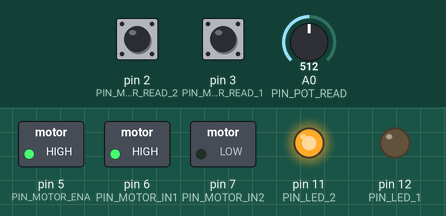
Recording of a sketch running on a simulated Arduino Uno, built with avr-gcc and run on an emulated ATmega328P. On the bench: switched loads named in the sketch (green lamp = pin HIGH), output pins drawn as LEDs (lit = HIGH). Inputs (shaded band) come from the test bench; at power-on: A0 (PIN_POT_READ) = 512, pin 2 (PIN_MOTOR_READ_2) HIGH, pin 3 (PIN_MOTOR_READ_1) HIGH.

Above: at 1.2 s.
1.3 s: A0 (PIN_POT_READ) set to 499
At 2.8 s:
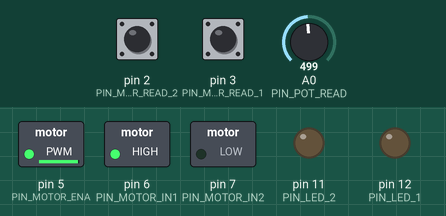
4.3 s: A0 (PIN_POT_READ) set to 306
At 5.5 s:
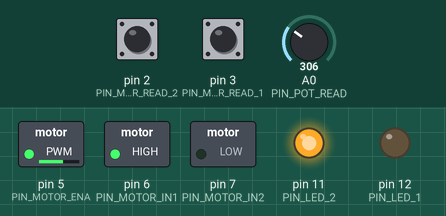
7.3 s: A0 (PIN_POT_READ) set to 0
At 8.8 s:
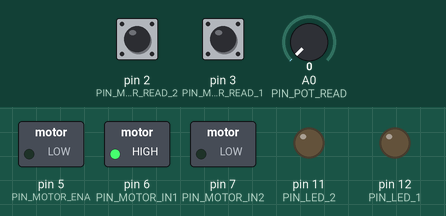
Timing chart, 0 to 34.5 s (numbered marks = the images above; inputs shaded):
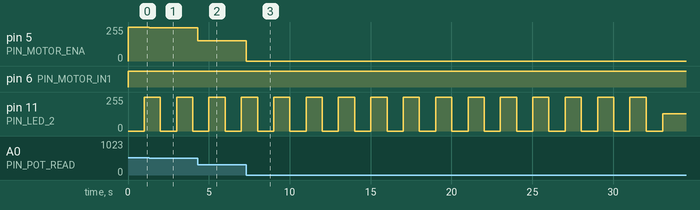

Measured:
- the behaviour switches between 512 and 511 on A0 (PIN_POT_READ) (found by bisection; images 0 and 1)
- after the input at 1.3 s, pin 5 (PIN_MOTOR_ENA): 255/255 → 248/255 at once
- after the input at 4.3 s, pin 5 (PIN_MOTOR_ENA): 248/255 → 152/255 at once
- after the input at 7.3 s, pin 5 (PIN_MOTOR_ENA): 152/255 → 0/255 at once
- by itself, pin 11 (PIN_LED_2): repeats every 2.0 s: 255/255 1.0 s, 0/255 1.0 s

The sketch:

PID-Regulated-Motor.ino
```cpp
// =================[ CONFIG ]=================
int PIN_LED_1 = 12;
int PIN_LED_2 = 11;

int PIN_MOTOR_ENA = 5;
int PIN_MOTOR_IN1 = 6;
int PIN_MOTOR_IN2 = 7;

int PIN_BUTTON_1 = 4;

int PIN_MOTOR_READ_1 = 3;
int PIN_MOTOR_READ_2 = 2;

int PIN_POT_READ = A0;

// =================[ VARIABLES ]=================
int led_interval = 1000;
int led_time = 0;
int led_time_left = 0;

int max_pot_value = 0;

int pid_gearing_ratio = 15;
int pid_rotation_count = 0;
int pid_rotation_step = 0;
int last_pid_rotation_step = 0;
int full_pid_rotations = 0;

int gearing_ratio = 29;
int full_rotations = 0;


// =================[ SETUP ]=================
void setup() {
  Serial.begin(115200);
  pinMode(PIN_LED_1, OUTPUT);
  pinMode(PIN_LED_2, OUTPUT);
  pinMode(PIN_MOTOR_ENA, OUTPUT);
  pinMode(PIN_MOTOR_IN1, OUTPUT);
  pinMode(PIN_MOTOR_IN2, OUTPUT);
  pinMode(PIN_BUTTON_1, INPUT);
  pinMode(PIN_MOTOR_READ_1, INPUT);
  pinMode(PIN_MOTOR_READ_2, INPUT);
}


// =================[ EZ-FUNCTIONS ]=================
void SetMotor(int speed, bool direction) {
  digitalWrite(PIN_MOTOR_IN1, direction);
  digitalWrite(PIN_MOTOR_IN2, !direction);
  analogWrite(PIN_MOTOR_ENA, speed);
}

void StopMotor() {
  digitalWrite(PIN_MOTOR_ENA, LOW);
  digitalWrite(PIN_MOTOR_IN1, LOW);
  digitalWrite(PIN_MOTOR_IN2, LOW);
}

int ReadPot() { return analogRead(PIN_POT_READ); }


// =================[ MAIN ]=================
void loop() {
  // read pot value and update max if its higher
  int potValue = ReadPot();
  if (potValue > max_pot_value)
    max_pot_value = potValue;

  // calculate speed out from max pot value
  int motorSpeed = (int)((float)potValue / (float)max_pot_value * 255.0);

  // print values
  //Serial.println("Pot Value: " + (String)potValue + " | Max Pot Value: " + (String)max_pot_value + " | Motor Speed: " + (String)motorSpeed);

  // Start the motor
  SetMotor(motorSpeed, true);

  // check PID values
  int last_full_rotations = full_rotations;
  CheckPID();

  // if full rotation is changed, blink LED for the next 200 ms
  if (last_full_rotations != full_rotations) {
    led_time_left = 200;
  }

  // if led_time_left is greater than 0, blink LED_1
  if (led_time_left > 0) {
    digitalWrite(PIN_LED_1, !digitalRead(PIN_LED_1));
    led_time_left--;
  }
  else
    digitalWrite(PIN_LED_1, LOW);


  // blink LED_2 every 1 second
  if (millis() - led_time > led_interval) {
    led_time = millis();
    digitalWrite(PIN_LED_2, !digitalRead(PIN_LED_2));
  }


}

/* PID values:

0 0
0 1
1 1
1 0

these values are the motorRead1 and motorRead2 values
once these values have been read 32 times, its 1 full rotation
*/


// function to check PID values
void CheckPID() {
  // read motor
  int motorRead1 = digitalRead(PIN_MOTOR_READ_1);
  int motorRead2 = digitalRead(PIN_MOTOR_READ_2);
  // print motor values
  //Serial.println("Motor Read 1: " + (String)motorRead1 + " | Motor Read 2: " + (String)motorRead2);

  // check for both directions, so that it will increment and decrement
  if (motorRead1 == 0 && motorRead2 == 0) {
    pid_rotation_step = 0;
  } else if (motorRead1 == 0 && motorRead2 == 1) {
    pid_rotation_step = 1;
  } else if (motorRead1 == 1 && motorRead2 == 1) {
    pid_rotation_step = 2;
  } else if (motorRead1 == 1 && motorRead2 == 0) {
    pid_rotation_step = 3;
  }

  // check if pid_rotation_step is different from last time
  if (pid_rotation_step != last_pid_rotation_step && pid_rotation_step == 3 && last_pid_rotation_step == 0) {
    pid_rotation_count++;
    //Serial.println("Rotation Count: " + (String)pid_rotation_count);
  }
  else if (pid_rotation_step != last_pid_rotation_step && pid_rotation_step == 0 && last_pid_rotation_step == 3) {
    pid_rotation_count--;
    //Serial.println("Rotation Count: " + (String)pid_rotation_count);
  }


  // set last_pid_rotation_step to pid_rotation_step
  last_pid_rotation_step = pid_rotation_step;

  // check if pid_rotation_count is less 0 or pid_gearing_ratio, if so, add to full_pid_rotations
  if (pid_rotation_count < 0) {
    full_pid_rotations--;
    pid_rotation_count = pid_gearing_ratio;
    //Serial.println("Full PID Rotations: " + (String)full_pid_rotations);
  }
  else if (pid_rotation_count > pid_gearing_ratio) {
    full_pid_rotations++;
    pid_rotation_count = 0;
    //Serial.println("Full PID Rotations: " + (String)full_pid_rotations);
  }

  if (full_pid_rotations < 0) {
    full_rotations--;
    full_pid_rotations = gearing_ratio;
    Serial.println("Full Rotations: " + (String)full_rotations);
  }
  else if (full_pid_rotations > gearing_ratio) {
    full_rotations++;
    full_pid_rotations = 0;
    Serial.println("Full Rotations: " + (String)full_rotations);
  }
}
```
